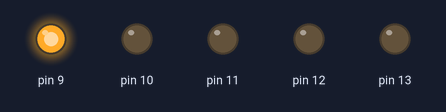
The sketch below on a simulated Arduino Uno, built with avr-gcc and run on an emulated ATmega328P. Parts: output pins drawn as LEDs (lit = HIGH).

Above: at 0.05 s.
At 0.75 s:
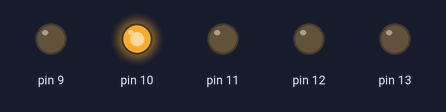
At 1.45 s:
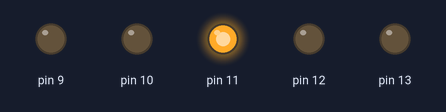
At 2.15 s:
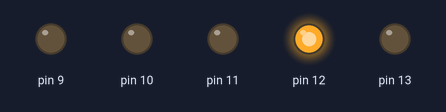
At 2.85 s:
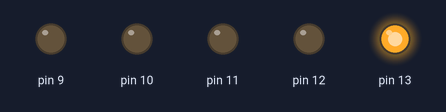
Timing chart, 0 to 3.1 s (numbered marks = the images above):
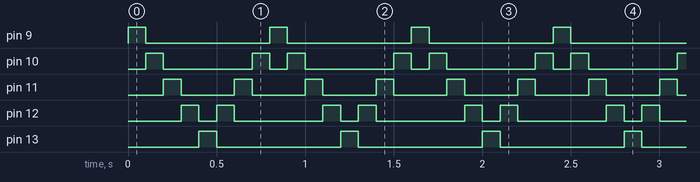

The sketch:

05_Running_Lights.ino
```cpp
/*
  05_Running_Lights
  流水灯：让 5 个 LED 依次点亮，像水流一样流动
*/

void setup() {
  // 使用 for 循环一次性设置 9, 10, 11, 12, 13 号口为输出
  // 也可以写 5 行 pinMode...
  for (int i = 9; i <= 13; i++) {
    pinMode(i, OUTPUT);
  }
}

void loop() {
  // 顺序点亮：从 9 到 13
  for (int i = 9; i <= 13; i++) {
    digitalWrite(i, HIGH); // 点亮当前的灯
    delay(100);            // 亮一小会儿
    digitalWrite(i, LOW);  // 熄灭它 (如果不熄灭，就变成进度条效果了)
  }

  // 逆序点亮：从 12 回到 10 (实现往返效果)
  for (int i = 12; i >= 10; i--) {
    digitalWrite(i, HIGH);
    delay(100);
    digitalWrite(i, LOW);
  }
}
```

Measured:
- by itself, pin 9, pin 13: alternates HIGH for 0.10 s and LOW for 0.70 s
- by itself, pin 10: repeats every 0.80 s: LOW 0.50 s, HIGH 0.10 s, LOW 0.10 s, HIGH 0.10 s
- by itself, pin 11: alternates HIGH for 0.10 s and LOW for 0.30 s
- by itself, pin 12: repeats every 0.80 s: LOW 0.10 s, HIGH 0.10 s, LOW 0.50 s, HIGH 0.10 s
